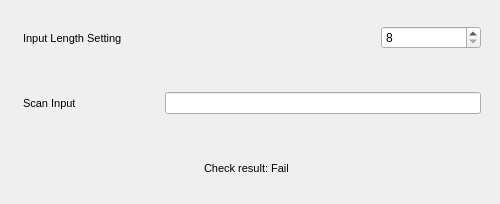
<?xml version="1.0" encoding="UTF-8"?>
<ui version="4.0">
 <class>Dialog</class>
 <widget class="QDialog" name="Dialog">
  <property name="geometry">
   <rect>
    <x>0</x>
    <y>0</y>
    <width>500</width>
    <height>204</height>
   </rect>
  </property>
  <property name="minimumSize">
   <size>
    <width>400</width>
    <height>200</height>
   </size>
  </property>
  <property name="maximumSize">
   <size>
    <width>600</width>
    <height>300</height>
   </size>
  </property>
  <property name="windowTitle">
   <string>Serial Checker</string>
  </property>
  <property name="whatsThis">
   <string/>
  </property>
  <layout class="QVBoxLayout" name="verticalLayout_2">
   <property name="topMargin">
    <number>4</number>
   </property>
   <property name="bottomMargin">
    <number>4</number>
   </property>
   <item>
    <widget class="QWidget" name="verticalWidget" native="true">
     <layout class="QVBoxLayout" name="verticalLayout" stretch="1,1,1">
      <property name="leftMargin">
       <number>4</number>
      </property>
      <property name="topMargin">
       <number>4</number>
      </property>
      <property name="rightMargin">
       <number>4</number>
      </property>
      <property name="bottomMargin">
       <number>4</number>
      </property>
      <item>
       <widget class="QWidget" name="horizontalWidget_2" native="true">
        <property name="minimumSize">
         <size>
          <width>0</width>
          <height>60</height>
         </size>
        </property>
        <layout class="QHBoxLayout" name="horizontalLayout_2">
         <property name="leftMargin">
          <number>4</number>
         </property>
         <property name="topMargin">
          <number>4</number>
         </property>
         <property name="rightMargin">
          <number>4</number>
         </property>
         <property name="bottomMargin">
          <number>4</number>
         </property>
         <item>
          <widget class="QLabel" name="label_2">
           <property name="minimumSize">
            <size>
             <width>100</width>
             <height>0</height>
            </size>
           </property>
           <property name="font">
            <font>
             <pointsize>8</pointsize>
            </font>
           </property>
           <property name="text">
            <string>Input Length Setting</string>
           </property>
           <property name="indent">
            <number>4</number>
           </property>
          </widget>
         </item>
         <item>
          <spacer name="horizontalSpacer_4">
           <property name="orientation">
            <enum>Qt::Horizontal</enum>
           </property>
           <property name="sizeType">
            <enum>QSizePolicy::Fixed</enum>
           </property>
           <property name="sizeHint" stdset="0">
            <size>
             <width>40</width>
             <height>20</height>
            </size>
           </property>
          </spacer>
         </item>
         <item>
          <widget class="QSpinBox" name="spinBox_length">
           <property name="maximumSize">
            <size>
             <width>100</width>
             <height>16777215</height>
            </size>
           </property>
           <property name="minimum">
            <number>8</number>
           </property>
           <property name="maximum">
            <number>12</number>
           </property>
          </widget>
         </item>
        </layout>
       </widget>
      </item>
      <item>
       <widget class="QWidget" name="horizontalWidget" native="true">
        <property name="minimumSize">
         <size>
          <width>0</width>
          <height>60</height>
         </size>
        </property>
        <layout class="QHBoxLayout" name="horizontalLayout">
         <property name="leftMargin">
          <number>4</number>
         </property>
         <property name="topMargin">
          <number>4</number>
         </property>
         <property name="rightMargin">
          <number>4</number>
         </property>
         <property name="bottomMargin">
          <number>4</number>
         </property>
         <item>
          <widget class="QLabel" name="label">
           <property name="minimumSize">
            <size>
             <width>100</width>
             <height>0</height>
            </size>
           </property>
           <property name="font">
            <font>
             <pointsize>8</pointsize>
            </font>
           </property>
           <property name="text">
            <string>Scan Input</string>
           </property>
           <property name="indent">
            <number>4</number>
           </property>
          </widget>
         </item>
         <item>
          <spacer name="horizontalSpacer_3">
           <property name="orientation">
            <enum>Qt::Horizontal</enum>
           </property>
           <property name="sizeType">
            <enum>QSizePolicy::Fixed</enum>
           </property>
           <property name="sizeHint" stdset="0">
            <size>
             <width>40</width>
             <height>20</height>
            </size>
           </property>
          </spacer>
         </item>
         <item>
          <widget class="QLineEdit" name="lineEdit_serial"/>
         </item>
        </layout>
       </widget>
      </item>
      <item>
       <widget class="QWidget" name="horizontalWidget_3" native="true">
        <property name="minimumSize">
         <size>
          <width>0</width>
          <height>60</height>
         </size>
        </property>
        <layout class="QHBoxLayout" name="horizontalLayout_3">
         <property name="leftMargin">
          <number>4</number>
         </property>
         <property name="topMargin">
          <number>4</number>
         </property>
         <property name="rightMargin">
          <number>4</number>
         </property>
         <property name="bottomMargin">
          <number>4</number>
         </property>
         <item>
          <spacer name="horizontalSpacer">
           <property name="orientation">
            <enum>Qt::Horizontal</enum>
           </property>
           <property name="sizeHint" stdset="0">
            <size>
             <width>40</width>
             <height>20</height>
            </size>
           </property>
          </spacer>
         </item>
         <item>
          <widget class="QLabel" name="label_check">
           <property name="minimumSize">
            <size>
             <width>100</width>
             <height>0</height>
            </size>
           </property>
           <property name="font">
            <font>
             <pointsize>8</pointsize>
            </font>
           </property>
           <property name="text">
            <string>Check result: Fail</string>
           </property>
           <property name="indent">
            <number>4</number>
           </property>
          </widget>
         </item>
         <item>
          <spacer name="horizontalSpacer_2">
           <property name="orientation">
            <enum>Qt::Horizontal</enum>
           </property>
           <property name="sizeHint" stdset="0">
            <size>
             <width>40</width>
             <height>20</height>
            </size>
           </property>
          </spacer>
         </item>
        </layout>
       </widget>
      </item>
     </layout>
    </widget>
   </item>
  </layout>
 </widget>
 <resources/>
 <connections/>
</ui>
